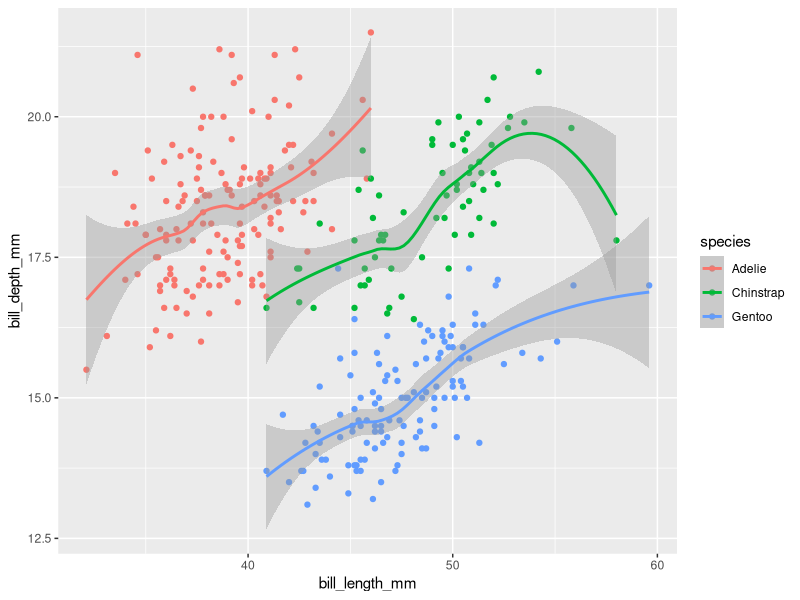

Write R code to recreate this figure.
library("tidyverse")
library(palmerpenguins)

ggplot(
  penguins,
  aes(
    x = bill_length_mm,
    y = bill_depth_mm,
    colour = species
  )
) +
  geom_point() +
  geom_smooth()
